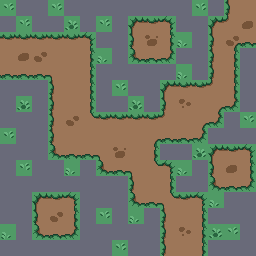

A 2D game scene composited from a Tiled map and its tileset images. What follows is a short description and the map's XML, with every tile layer's data as written:
An orthogonal 16x16 tile map with 16x16 px tiles, 2 tile layers (Ground, Decor), 3 tilesets.

<map version="1.4" tiledversion="1.4.2" orientation="orthogonal" renderorder="right-down" compressionlevel="0" width="16" height="16" tilewidth="16" tileheight="16" infinite="0" backgroundcolor="#696A79" nextlayerid="3" nextobjectid="1"><tileset firstgid="1" name="Plains" tilewidth="16" tileheight="16" tilecount="72" columns="6" objectalignment="topleft" margin="0" spacing="0"><image source="..\..\..\mystic_woods\tilesets\plains.png" width="96" height="192" /></tileset><tileset firstgid="73" name="Decor" tilewidth="16" tileheight="16" tilecount="20" columns="4" objectalignment="topleft" margin="0" spacing="0"><image source="..\..\..\mystic_woods\tilesets\decor_16x16.png" width="64" height="80" /></tileset><tileset firstgid="93" name="Fences" tilewidth="16" tileheight="16" tilecount="16" columns="4" objectalignment="topleft" margin="0" spacing="0"><image source="..\..\..\mystic_woods\tilesets\fences.png" width="64" height="64" /></tileset><layer id="1" name="Ground" width="16" height="16" opacity="1"><data encoding="csv">0,0,0,0,0,0,0,0,0,0,0,0,0,0,8,9,0,0,0,0,0,0,0,0,2,3,4,0,0,2,12,9,3,3,3,3,3,4,0,0,8,9,10,0,0,8,5,15,9,9,9,9,9,10,0,0,14,15,16,0,0,8,10,0,15,15,15,6,9,10,0,0,0,0,0,0,0,8,10,0,0,0,0,8,9,10,0,0,0,0,2,3,3,12,10,0,0,0,0,8,9,10,0,0,0,0,8,9,9,5,16,0,0,0,0,8,9,11,3,3,3,3,12,9,5,16,0,0,0,0,0,8,9,9,9,9,9,5,15,15,16,0,0,0,0,0,0,14,15,15,6,9,9,10,0,0,0,2,3,4,0,0,0,0,0,0,14,15,6,11,4,0,0,8,9,10,0,0,0,0,0,0,0,0,8,9,10,0,0,14,15,16,0,0,2,3,4,0,0,0,14,15,18,3,4,0,0,0,0,0,8,9,10,0,0,0,0,0,8,9,10,0,0,0,0,0,14,15,16,0,0,0,0,0,8,9,10,0,0,0,0,0,0,0,0,0,0,0,0,0,8,9,10,0,0,0</data></layer><layer id="2" name="Decor" width="16" height="16" opacity="1"><data encoding="csv">74,0,0,74,0,0,0,0,0,0,0,0,74,0,0,0,0,74,0,0,76,0,74,0,0,0,0,0,0,0,0,91,0,0,0,0,0,0,0,0,0,89,0,75,0,0,92,0,0,91,92,0,0,0,75,0,0,0,0,0,0,0,0,0,0,0,0,0,0,0,0,0,0,0,0,75,0,0,0,0,0,0,0,0,0,0,0,74,0,0,0,0,0,0,0,0,0,76,0,0,0,0,0,0,76,0,0,90,0,0,0,0,0,0,0,0,92,0,0,0,0,0,0,0,0,0,0,74,74,0,0,0,0,0,0,0,0,0,0,0,0,0,0,0,0,0,0,0,0,0,0,89,0,0,0,0,76,0,0,0,0,74,0,0,75,0,0,0,0,0,0,75,0,0,91,0,0,0,0,0,0,0,0,0,0,0,0,0,0,0,0,0,0,0,0,0,0,0,0,0,0,0,0,0,0,75,0,0,0,0,0,92,0,0,74,0,75,0,0,0,0,0,0,0,75,0,0,0,0,0,0,0,0,0,0,90,0,76,74,0,0,0,0,0,0,0,0,74,0,0,0,0,0,0,0,0</data></layer></map>
